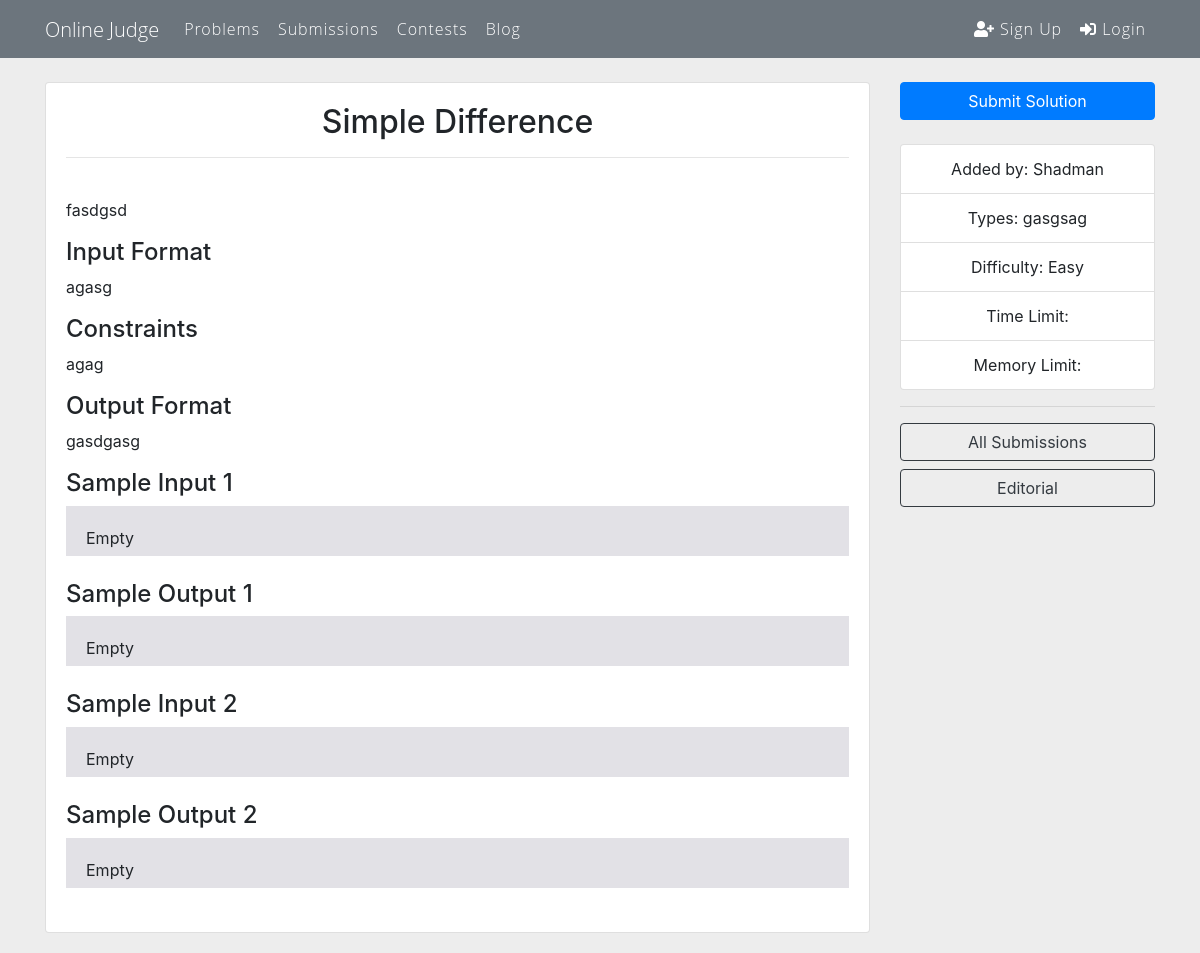
The app's page /problem/2/simple-difference-2/, older data.
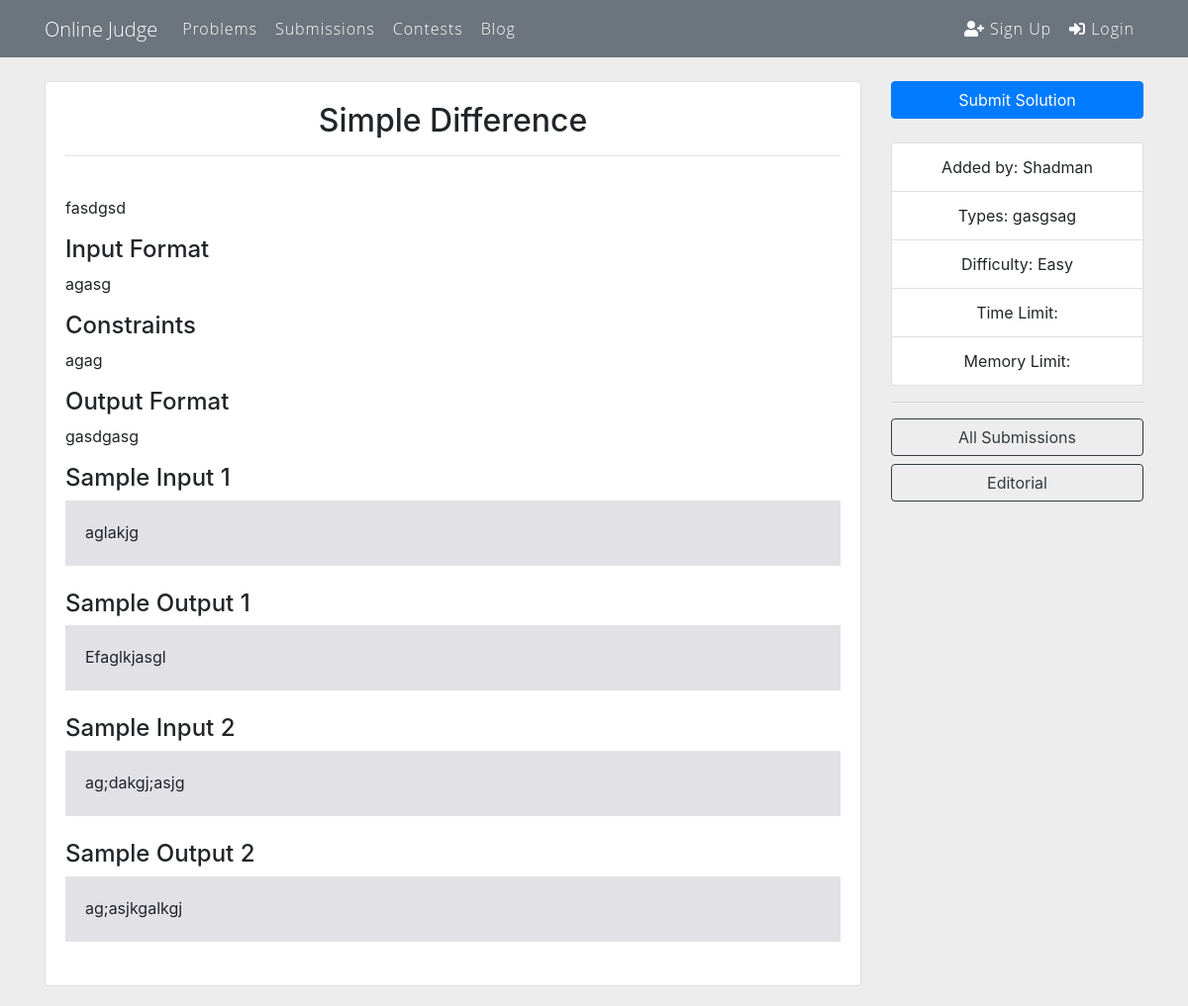
The same page, newer data.
### judge/models.py (models this page shows, shortened)
class Problem(models.Model):
	OPTIONS = (
        ('Easy', 'Easy'),
        ('Medium', 'Medium'),
        ('Hard', 'Hard'),
    )
	title = models.CharField(max_length=150)
	code = models.CharField(max_length=20,
		unique=True,
		validators=[RegexValidator('^[\w-]+$', ('Problem code cannot have white space and can have only hyphens between letters and numbers'))])
	description = RichTextField(blank=False)
	input_format = RichTextField(blank=False)
	constraints = RichTextField(blank=False)
	output_format = RichTextField(blank=False)
	types = models.CharField(max_length=50)
	difficulty = models.CharField(max_length=10, choices=OPTIONS, default='Easy')
	sample_input1 = RichTextField(blank=False, default='Empty')
	sample_input2 = RichTextField(blank=False, default='Empty')
	sample_output1 = RichTextField(blank=False, default='Empty')
	sample_output2 = RichTextField(blank=False, default='Empty')
	author = models.ForeignKey(User, on_delete=models.CASCADE)
	created_date = models.DateTimeField(default=timezone.now)

### judge/views.py (the view)
# urls.py: path('problem/<int:pk>/<code>/', ProblemDetailView.as_view(), name='problem-detail'),
class ProblemDetailView(DetailView):
	template_name = 'judge/problem_detail.html'
	model = Problem
	def get_object(self):
		object = get_object_or_404(Problem, code=self.kwargs['code'])
		return object

### judge/templates/judge/problem_detail.html (shortened to what this page needs)
{% extends "base.html" %}
{% block content %}
	<div class="container">
		<div class="row">
			<div class="col-md-9">
				<div class="card" style="width: 100%;">
					<div class="card-body">
					    <h2 class="card-title text-center">  {{object.title }} </h2>
					    <hr>
					    <br>
					    <p class="card-text">{{ object.description|safe }}</p>
					    <h4>Input Format</h4>
					    <p class="card-text">{{ object.input_format|safe }}</p>
					    <h4>Constraints</h4>
					    <p class="card-text">{{ object.constraints|safe }}</p>
					    <h4>Output Format</h4>
					    <p class="card-text">{{ object.output_format|safe }}</p>
					    <h4>Sample Input 1</h4>
					    <div class="jumbo">
					    	{{ object.sample_input1|safe }}
					    </div>
					    <br>
					    <h4>Sample Output 1</h4>
					    <div class="jumbo">
					    	{{ object.sample_output1|safe }}
					    </div>
					    <br>
					    <h4>Sample Input 2</h4>
					    <div class="jumbo">
					    	{{ object.sample_input2|safe }}
					    </div>
					    <br>
					    <h4>Sample Output 2</h4>
					    <div class="jumbo">
					    	{{ object.sample_output2|safe }}
					    </div>
					    <br>
					  </div>
				    </div>
				</div>
			<div class="col-md-3">
				<a href="#" class="btn btn-primary btn-block">Submit Solution</a>
				<br>
				<ul class="list-group">
					<li class="list-group-item">Added by: {{ object.author }}</li>
					<li class="list-group-item">Types: {{ object.types }}</li>
					<li class="list-group-item">Difficulty: {{ object.difficulty }}</li>
				    <li class="list-group-item">Time Limit: </li>
			   	    <li class="list-group-item">Memory Limit: </li>
				</ul>
				<hr>
				<a href="#" class="btn btn-outline-dark btn-block">All Submissions</a>
				<a href="#" class="btn btn-outline-dark btn-block">Editorial</a>
			</div>
		</div>
	</div>
{% endblock content %}

Row changes from the older to the newer data that the page shows:
changed Problem "Simple Difference": sample_input1 "Empty" → "aglakjg"; sample_output1 "Empty" → "Efaglkjasgl"; sample_input2 "Empty" → "ag;dakgj;asjg"; sample_output2 "Empty" → "ag;asjkgalkgj"
